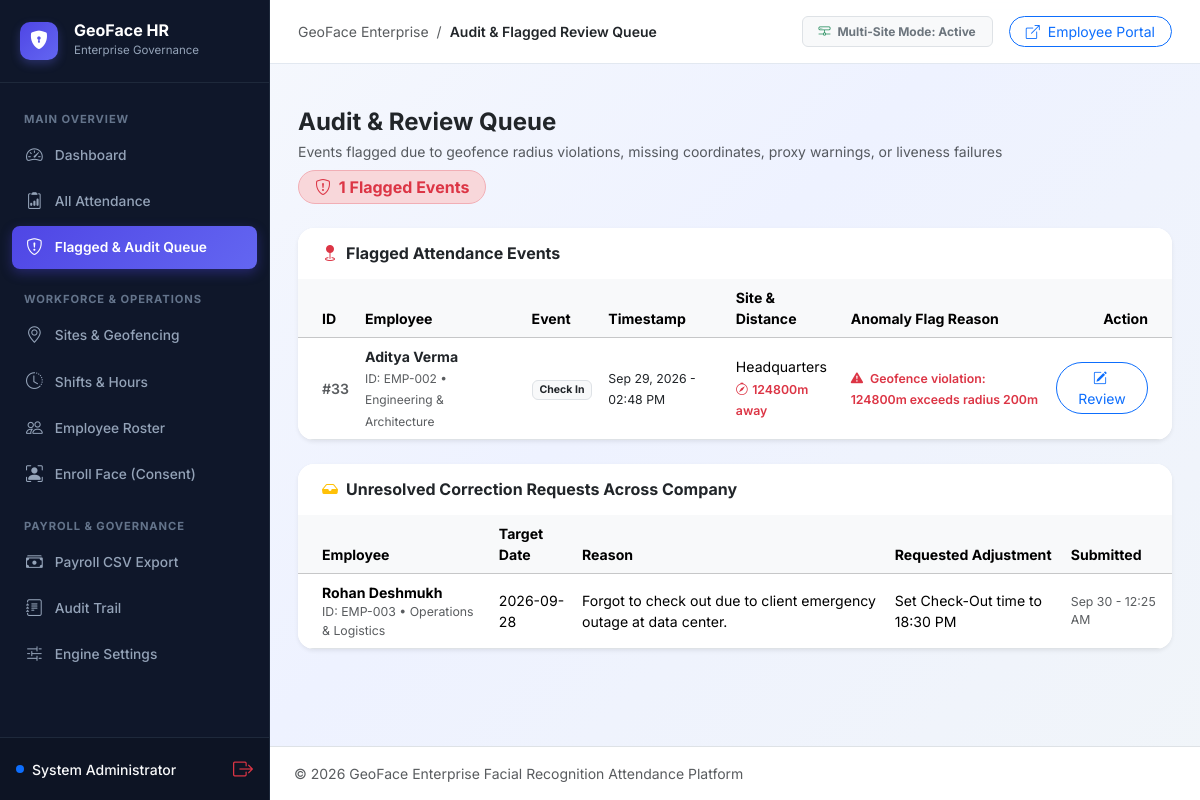
Page /admin/flagged-queue (signed in) on the earlier database version.
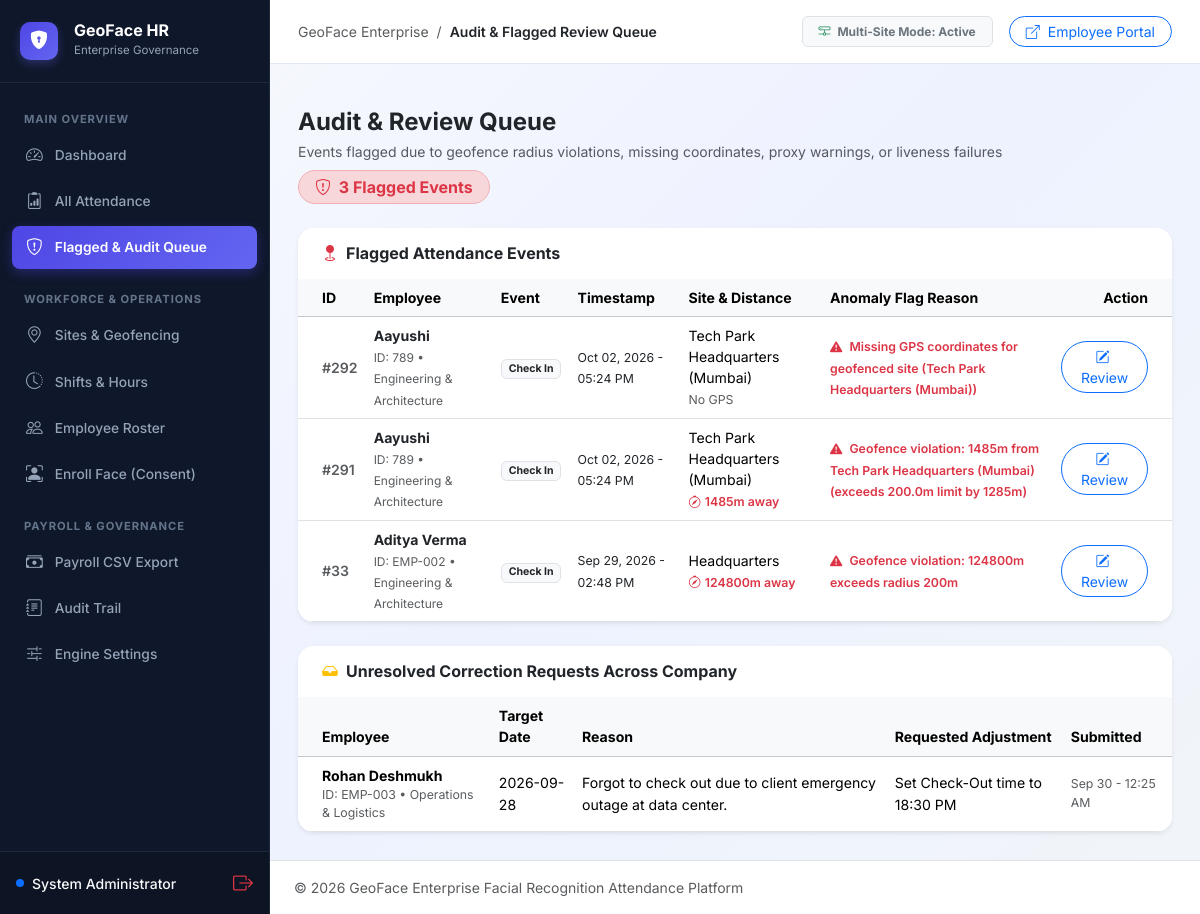
Same page on the later database version.
### tables this page shows
CREATE TABLE attendance_events (
            id INTEGER PRIMARY KEY AUTOINCREMENT,
            employee_id INTEGER NOT NULL,
            event_type TEXT NOT NULL,
            timestamp TEXT NOT NULL,
            latitude REAL,
            longitude REAL,
            address TEXT,
            site_id INTEGER,
            distance_from_site_meters REAL,
            within_geofence INTEGER DEFAULT 1,
            confidence REAL,
            liveness_passed INTEGER DEFAULT 1,
            geotagged_photo_path TEXT,
            status TEXT DEFAULT 'on_time',
            flagged INTEGER DEFAULT 0,
            flag_reason TEXT,
            reviewed_by INTEGER,
            review_note TEXT,
            created_at TEXT NOT NULL, attendance_method TEXT DEFAULT 'face',
            FOREIGN KEY (employee_id) REFERENCES employees(id),
            FOREIGN KEY (site_id) REFERENCES sites(id)
        );

CREATE TABLE employees (
            id INTEGER PRIMARY KEY AUTOINCREMENT,
            name TEXT NOT NULL,
            employee_code TEXT UNIQUE NOT NULL,
            department_id INTEGER,
            site_id INTEGER,
            shift_id INTEGER,
            manager_id INTEGER,
            role TEXT DEFAULT 'employee',
            email TEXT UNIQUE,
            password_hash TEXT NOT NULL,
            active INTEGER DEFAULT 1,
            biometric_consent INTEGER DEFAULT 0,
            biometric_consent_timestamp TEXT,
            created_at TEXT NOT NULL,
            FOREIGN KEY (department_id) REFERENCES departments(id),
            FOREIGN KEY (site_id) REFERENCES sites(id),
            FOREIGN KEY (shift_id) REFERENCES shifts(id),
            FOREIGN KEY (manager_id) REFERENCES employees(id)
        );

CREATE TABLE departments (
            id INTEGER PRIMARY KEY AUTOINCREMENT,
            name TEXT NOT NULL,
            manager_id INTEGER,
            created_at TEXT NOT NULL
        );

CREATE TABLE correction_requests (
            id INTEGER PRIMARY KEY AUTOINCREMENT,
            employee_id INTEGER NOT NULL,
            attendance_date TEXT NOT NULL,
            reason TEXT NOT NULL,
            requested_change TEXT NOT NULL,
            status TEXT DEFAULT 'pending',
            reviewed_by INTEGER,
            review_note TEXT,
            reviewed_at TEXT,
            created_at TEXT NOT NULL,
            FOREIGN KEY (employee_id) REFERENCES employees(id),
            FOREIGN KEY (reviewed_by) REFERENCES employees(id)
        );

CREATE TABLE sites (
            id INTEGER PRIMARY KEY AUTOINCREMENT,
            name TEXT NOT NULL,
            address TEXT,
            latitude REAL NOT NULL,
            longitude REAL NOT NULL,
            geofence_radius_meters REAL DEFAULT 200.0,
            geofencing_enabled INTEGER DEFAULT 1,
            created_at TEXT NOT NULL
        , attendance_policy TEXT DEFAULT NULL);

### blueprints/admin/routes.py (the view, shortened to what this page needs)
@admin_bp.route("/flagged")
@admin_bp.route("/flagged-queue")
@login_required_admin
def flagged_queue():
    conn = get_db_connection()
    c = conn.cursor()
    c.execute("""
        SELECT a.id, a.employee_id, a.event_type, a.timestamp, a.latitude, a.longitude,
               a.address, a.distance_from_site_meters, a.within_geofence, a.confidence,
               a.status, a.flagged, a.flag_reason, a.geotagged_photo_path, a.review_note,
               a.attendance_method,
               e.name, e.employee_code, d.name AS department_name, s.name AS site_name
        FROM attendance_events a
        JOIN employees e ON a.employee_id = e.id
        LEFT JOIN departments d ON e.department_id = d.id
        LEFT JOIN sites s ON a.site_id = s.id
        WHERE a.flagged = 1 OR a.status = 'flagged' OR a.within_geofence = 0
        ORDER BY a.timestamp DESC
    """)
    flagged_events = [dict(r) for r in c.fetchall()]
    for f in flagged_events:
        f["time_display"] = format_local_timestamp(f["timestamp"], include_year=True)
    c.execute("""
        SELECT cr.*, e.name, e.employee_code, d.name AS department_name
        FROM correction_requests cr
        JOIN employees e ON cr.employee_id = e.id
        LEFT JOIN departments d ON e.department_id = d.id
        WHERE cr.status = 'pending'
        ORDER BY cr.created_at DESC
    """)
    pending_corrections = [dict(r) for r in c.fetchall()]
    conn.close()
    for cr in pending_corrections:
        cr["created_display"] = format_local_timestamp(cr["created_at"], include_year=False)
    return render_template(
        "admin/flagged_queue.html",
        records=flagged_events,
        pending_corrections=pending_corrections
    )

### templates/admin/flagged_queue.html (shortened to what this page needs)
{% extends "admin/base_admin.html" %}
{% block page_title %}Audit & Flagged Review Queue{% endblock %}
{% block content %}
<div class="d-flex flex-wrap justify-content-between align-items-center mb-4 gap-2">
    <div>
        <h4 class="fw-bold mb-1 text-dark">Audit & Review Queue</h4>
        <p class="text-muted small mb-0">Events flagged due to geofence radius violations, missing coordinates, proxy warnings, or liveness failures</p>
    </div>
    <span class="badge bg-danger-subtle text-danger border border-danger-subtle px-3 py-2 fs-6 rounded-pill">
        <i class="bi bi-shield-exclamation me-1"></i> {{ records|length }} Flagged Events
    </span>
</div>
<div class="card border-0 shadow-sm rounded-4 bg-white overflow-hidden mb-4">
    <div class="card-header bg-white border-0 py-3 px-4">
        <h6 class="fw-bold mb-0 text-dark"><i class="bi bi-geo-fill text-danger me-2"></i>Flagged Attendance Events</h6>
    </div>
    <div class="table-responsive">
        <table class="table table-hover align-middle mb-0" style="font-size: 0.88rem;">
            <thead class="table-light text-secondary">
                <tr>
                    <th class="ps-4">ID</th>
                    <th>Employee</th>
                    <th>Event</th>
                    <th>Timestamp</th>
                    <th>Site & Distance</th>
                    <th>Anomaly Flag Reason</th>
                    <th class="text-end pe-4">Action</th>
                </tr>
            </thead>
            <tbody>
                {% if records %}
                    {% for r in records %}
                    <tr>
                        <td class="ps-4 text-muted fw-semibold">#{{ r.id }}</td>
                        <td>
                            <div class="fw-bold text-dark">{{ r.name }}</div>
                            <span class="text-muted" style="font-size: 0.75rem;">ID: {{ r.employee_code or '—' }} • {{ r.department_name or 'General' }}</span>
                        </td>
                        <td>
                            <span class="badge bg-light text-dark border">{{ r.event_type|replace('_', ' ')|title }}</span>
                        </td>
                        <td>
                            <span class="text-dark small">{{ r.time_display }}</span>
                        </td>
                        <td>
                            <div>{{ r.site_name or 'Headquarters' }}</div>
                            {% if r.distance_from_site_meters is not none %}
                            <span class="text-danger small fw-semibold">
                                <i class="bi bi-compass me-1"></i>{{ r.distance_from_site_meters|int }}m away
                            </span>
                            {% else %}
                            <span class="text-muted small">No GPS</span>
                            {% endif %}
                        </td>
                        <td>
                            <span class="text-danger small fw-semibold">
                                <i class="bi bi-exclamation-triangle-fill me-1"></i>
                                {{ r.flag_reason or r.review_note or 'Geofence violation or missing coordinates' }}
                            </span>
                        </td>
                        <td class="text-end pe-4">
                            <button type="button" class="btn btn-sm btn-outline-primary rounded-pill px-3 py-1" data-bs-toggle="modal" data-bs-target="#reviewModal{{ r.id }}">
                                <i class="bi bi-pencil-square me-1"></i> Review
                            </button>
                        </td>
                    </tr>
                    {% endfor %}
                {% endif %}
            </tbody>
        </table>
    </div>
</div>
{% if pending_corrections %}
<div class="card border-0 shadow-sm rounded-4 bg-white overflow-hidden">
    <div class="card-header bg-white border-0 py-3 px-4">
        <h6 class="fw-bold mb-0 text-dark"><i class="bi bi-inbox-fill text-warning me-2"></i>Unresolved Correction Requests Across Company</h6>
    </div>
    <div class="table-responsive">
        <table class="table table-hover align-middle mb-0" style="font-size: 0.88rem;">
            <thead class="table-light text-secondary">
                <tr>
                    <th class="ps-4">Employee</th>
                    <th>Target Date</th>
                    <th>Reason</th>
                    <th>Requested Adjustment</th>
                    <th>Submitted</th>
                </tr>
            </thead>
            <tbody>
                {% for cr in pending_corrections %}
                <tr>
                    <td class="ps-4">
                        <div class="fw-bold">{{ cr.name }}</div>
                        <div class="text-muted small">ID: {{ cr.employee_code }} • {{ cr.department_name }}</div>
                    </td>
                    <td>{{ cr.attendance_date }}</td>
                    <td>{{ cr.reason }}</td>
                    <td>{{ cr.requested_change }}</td>
                    <td class="text-muted small">{{ cr.created_display }}</td>
                </tr>
                {% endfor %}
            </tbody>
        </table>
    </div>
</div>
{% endif %}
{% endblock %}

### templates/admin/base_admin.html (shortened to what this page needs)
<!doctype html>
<html lang="en">
<head>
    <link href="https://cdn.jsdelivr.net/npm/bootstrap@5.3.1/dist/css/bootstrap.min.css" rel="stylesheet">
    <link rel="stylesheet" href="https://cdn.jsdelivr.net/npm/bootstrap-icons@1.11.1/font/bootstrap-icons.css">
    <link rel="stylesheet" href="{{ url_for('static', filename='css/style.css') }}?v=5">
</head>
<body>
    <aside class="admin-sidebar" id="adminSidebar">
        <div class="sidebar-logo d-flex align-items-center justify-content-between">
            <div class="d-flex align-items-center gap-3">
                <div
                    style="width: 38px; height: 38px; background: linear-gradient(135deg, #4f46e5, #6366f1); border-radius: 10px; display: flex; align-items: center; justify-content: center; color: white; font-size: 1.15rem; box-shadow: 0 4px 10px rgba(99, 102, 241, 0.3);">
                    <i class="bi bi-shield-lock-fill"></i>
                </div>
                <div>
                    <div class="fw-bold text-white fs-6 lh-1">GeoFace HR</div>
                    <div style="font-size: 0.72rem; color: #94a3b8; margin-top: 4px;">Enterprise Governance</div>
                </div>
            </div>
        </div>
        <nav class="admin-sidebar-nav">
            <div class="nav-category">Main Overview</div>
            <a href="/admin/dashboard"
                class="admin-nav-item {% if request.path == '/admin/dashboard' or request.path == '/admin/' %}active{% endif %}">
                <i class="bi bi-speedometer2"></i> Dashboard
            </a>
            <a href="/admin/attendance"
                class="admin-nav-item {% if '/admin/attendance' in request.path %}active{% endif %}">
                <i class="bi bi-clipboard2-data"></i> All Attendance
            </a>
            <a href="/admin/flagged" class="admin-nav-item {% if '/admin/flagged' in request.path %}active{% endif %}">
                <i class="bi bi-shield-exclamation"></i> Flagged & Audit Queue
            </a>
            <div class="nav-category mt-2">Workforce & Operations</div>
            <a href="/admin/sites" class="admin-nav-item {% if '/admin/sites' in request.path %}active{% endif %}">
                <i class="bi bi-geo-alt"></i> Sites & Geofencing
            </a>
            <a href="/admin/shifts" class="admin-nav-item {% if '/admin/shifts' in request.path %}active{% endif %}">
                <i class="bi bi-clock-history"></i> Shifts & Hours
            </a>
            <a href="/admin/employees"
                class="admin-nav-item {% if '/admin/employees' in request.path %}active{% endif %}">
                <i class="bi bi-people"></i> Employee Roster
            </a>
            <a href="/admin/enroll" class="admin-nav-item {% if '/admin/enroll' in request.path %}active{% endif %}">
                <i class="bi bi-person-bounding-box"></i> Enroll Face (Consent)
            </a>
            <div class="nav-category mt-2">Payroll & Governance</div>
            <a href="/admin/payroll-export"
                class="admin-nav-item {% if '/admin/payroll-export' in request.path or '/admin/reports' in request.path %}active{% endif %}">
                <i class="bi bi-cash-stack"></i> Payroll CSV Export
            </a>
            <a href="/admin/audit-logs"
                class="admin-nav-item {% if '/admin/audit-logs' in request.path %}active{% endif %}">
                <i class="bi bi-journal-text"></i> Audit Trail
            </a>
            <a href="/admin/settings"
                class="admin-nav-item {% if '/admin/settings' in request.path %}active{% endif %}">
                <i class="bi bi-sliders2"></i> Engine Settings
            </a>
        </nav>
        <div class="p-3" style="border-top: 1px solid #1e293b; background: rgba(0,0,0,0.15);">
            <div class="d-flex align-items-center justify-content-between">
                <div class="d-flex align-items-center gap-2">
                    <div class="bg-primary rounded-circle" style="width: 8px; height: 8px;"></div>
                    <span class="small text-light fw-medium">{{ session.get('admin_name', 'Administrator') }}</span>
                </div>
                <a href="/admin/logout" class="text-danger text-decoration-none small fw-semibold"
                    title="Sign out admin">
                    <i class="bi bi-box-arrow-right fs-5"></i>
                </a>
            </div>
        </div>
    </aside>
    <div class="admin-main">
        <header class="admin-topbar">
            <div class="d-flex align-items-center gap-3">
                <div class="d-flex align-items-center gap-2">
                    <span class="text-muted small">GeoFace Enterprise</span>
                    <span class="text-muted small">/</span>
                    <span class="fw-semibold text-dark small">{% block page_title %}Administrative Console{% endblock
                        %}</span>
                </div>
            </div>
            <div class="d-flex align-items-center gap-3">
                <span class="badge bg-light text-secondary border px-3 py-2">
                    <i class="bi bi-hdd-network text-success me-1"></i> Multi-Site Mode: Active
                </span>
                <a href="/employee/check-in-out" class="btn btn-sm btn-outline-primary rounded-pill px-3"
                    title="Test employee check-in view">
                    <i class="bi bi-box-arrow-up-right me-1"></i> Employee Portal
                </a>
            </div>
        </header>
        <div class="px-4 pt-3">
        </div>
        <div class="admin-content">
            {% block content %}{% endblock %}
        </div>
        <footer class="mt-auto py-3 px-4 border-top bg-white text-muted small d-flex justify-content-between">
            <span>&copy; 2026 GeoFace Enterprise Facial Recognition Attendance Platform</span>
        </footer>
    </div>
</body>
</html>

Differences in the rows shown:
added attendance_events: id "292", name "Aayushi", employee_code "789", name "Engineering & Architecture", event_type "Check In", time_display "Oct 02, 2026 - 05:24 PM", name "Tech Park Headquarters (Mumbai)", shows "No GPS", flag_reason "Missing GPS coordinates for geofenced site (Tech Park Headquarters (Mumbai))"
added attendance_events: id "291", name "Aayushi", employee_code "789", name "Engineering & Architecture", event_type "Check In", time_display "Oct 02, 2026 - 05:24 PM", name "Tech Park Headquarters (Mumbai)", distance_from_site_meters "1485", flag_reason "Geofence violation: 1485m from Tech Park Headquarters (Mumbai) (exceeds 200.0m limit by 1285m)"
Other differences:
{{ records|length }}: "1" → "3"
